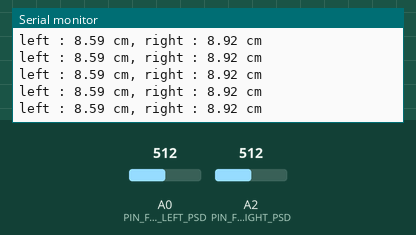
Recording of a sketch running on a simulated Arduino Uno, built with avr-gcc and run on an emulated ATmega328P. On the bench: the last lines printed to the serial monitor. Inputs (shaded band) come from the test bench; at power-on: A0 (PIN_FRONT_LEFT_PSD) = 512, A2 (PIN_FRONT_RIGHT_PSD) = 512.

Above: at 1.2 s.
1.3 s: A0 (PIN_FRONT_LEFT_PSD) set to 0
At 1.33 s:
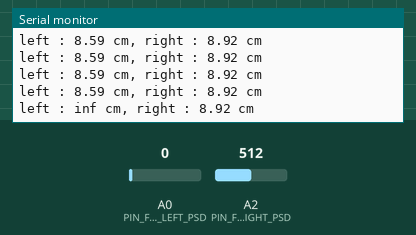
3.2 s: A2 (PIN_FRONT_RIGHT_PSD) set to 0
At 3.26 s:
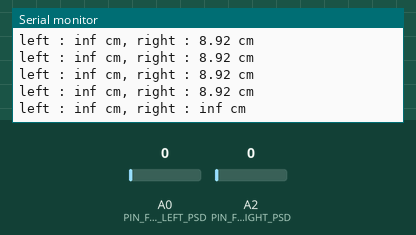
5.1 s: A0 (PIN_FRONT_LEFT_PSD) set to 122
At 5.18 s:
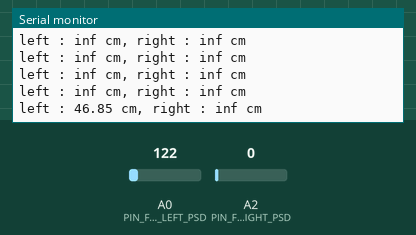
7.0 s: A2 (PIN_FRONT_RIGHT_PSD) set to 122
At 7.01 s:
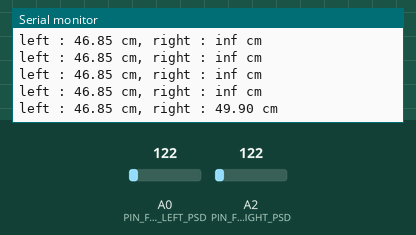

Measured:
- after the input at 1.3 s, the serial monitor: prints a new line at once (image 1)
- after the input at 3.2 s, the serial monitor: prints a new line after 0.05 s (image 2)
- after the input at 5.1 s, the serial monitor: prints a new line after 0.08 s (image 3)
- after the input at 7.0 s, the serial monitor: prints a new line at once (image 4)

The sketch:

MobileManipulator-Blackberry-09-01-PSD-distance-calculation.ino
```cpp
//////////////  전방 PSD센서

#define PIN_FRONT_LEFT_PSD    A0 // 매니퓰레이터 전방 좌측 PSD센서 연결 핀
#define PIN_FRONT_RIGHT_PSD   A2 // 매니퓰레이터 전방 우측 PSD센서 연결 핀

//////////////  메인 프로그램

void setup() {
  Serial.begin( 115200 );
}

void loop() {
  int frontLeftPSDValue = analogRead( PIN_FRONT_LEFT_PSD );  // PSD left 값 읽기
  int frontRightPSDValue = analogRead( PIN_FRONT_RIGHT_PSD ); // PSD right 값 읽기

  //float leftDistance = 1/((frontLeftPSDValue*2.059e-4) - 1.473e-3);
  //float rightDistance = 1/((frontRightPSDValue*2.773e-4) - 3.84e-2);

  float leftDistance = 13768 * pow(frontLeftPSDValue, -1.183);   // 전방 좌측 거리 추세 함수
  float rightDistance = 15911 * pow(frontRightPSDValue, -1.2);     // 전방 우측 거리 추세 함수

  Serial.print( "left : " ); // 시리얼 모니터에 "left : "를 출력
  Serial.print( leftDistance ); // frontLeftPSDValue변수의 값을 출력
  Serial.print( " cm, right : " );
  Serial.print( rightDistance );
  Serial.print( " cm" );
  Serial.println(); // 시리얼 모니터 개행
  delay(100);
}
```
